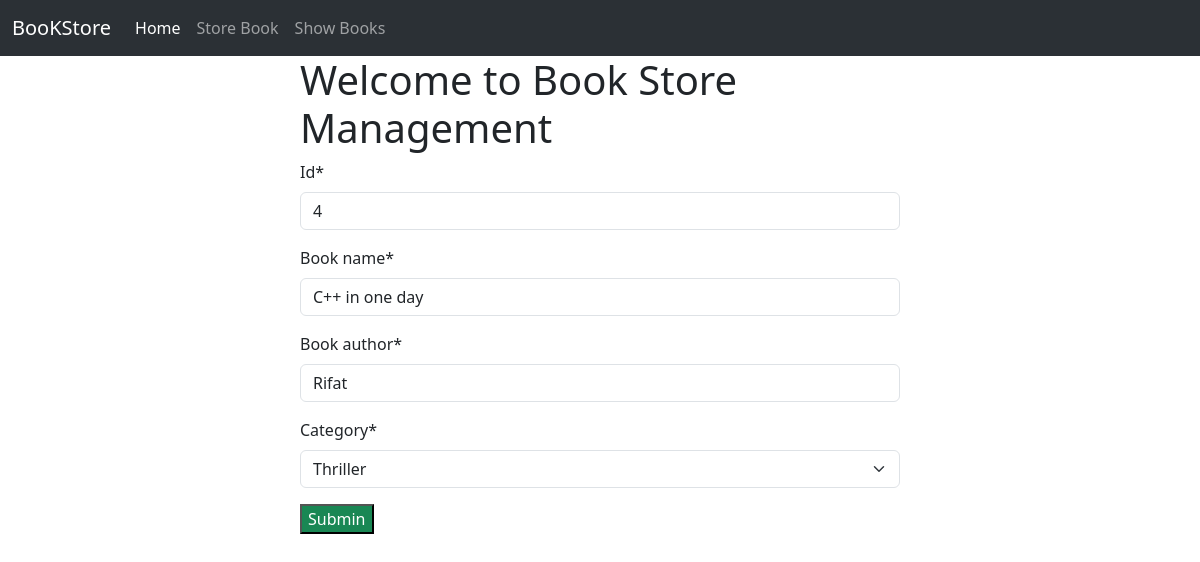
/update_book/4, run on the app's committed database.
### book/models.py (models this page shows, shortened)
class BookStoreModel(models.Model):
    CATEGORY = (
        ('Mystery','Mystery'),
        ('Thriller','Thriller'),
        ('Sci-Fi','Sci-Fi'),
        ('Humor','Humor'),
        ('Horror','Horror'),
    )
    id = models.IntegerField(primary_key=True)
    book_name = models.CharField(max_length=30)
    book_author = models.CharField(max_length=20)
    category = models.CharField(max_length=30, choices=CATEGORY)
    first_published = models.DateTimeField(auto_now_add=True) # django ekdom first data
    last_published = models.DateTimeField(auto_now=True) # erpor joto update korbo sei date dethabe

### book/views.py (the view)
# urls.py: path('update_book/<int:pk>', views.BookUpdateView.as_view(), name = "edit_book"),
class BookUpdateView(UpdateView):
    model = BookStoreModel
    template_name = 'store_book.html'
    form_class = BookStoreForm
    success_url = reverse_lazy('show_books')

### book/forms.py
class BookStoreForm(forms.ModelForm):
    class Meta:
        model = BookStoreModel
        exclude = ['first_published','last_published']

### book/templates/store_book.html (shortened to what this page needs)
{% extends "base.html" %}
{% load crispy_forms_tags %}
{% block content %}
<div style="width : 50% ; margin : auto">
    <form method="post" >
        <h1> Welcome to Book Store Management</h1>
        {{form|crispy}}
        <input type="submit" value="Submin" class = "bg-success text-white">
    </form>
</div>
{% endblock content %}

### data on the page
BookStoreModel: id "4", book_name "C++ in one day", book_author "Rifat", category "Thriller"
